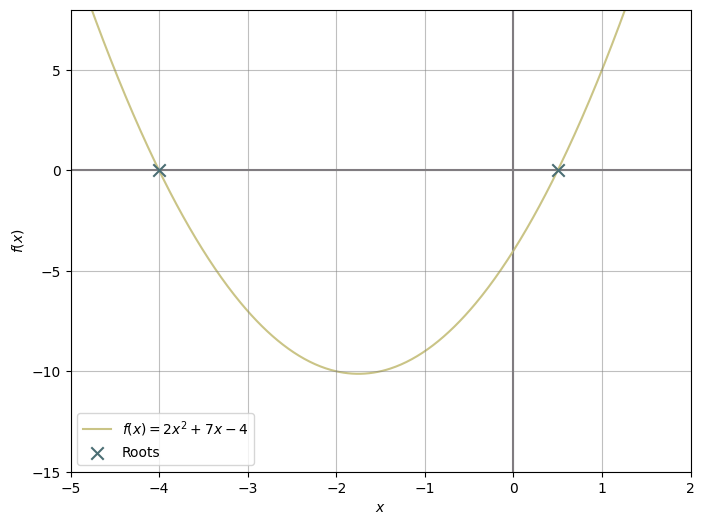

This figure's Python source:
import matplotlib.pyplot as plt
import numpy as np

def f(x):
    return 2 * (x**2) + 7 * x - 4

x = np.linspace(-6, 6, 1000)
y = f(x)

plt.figure(figsize=(8, 6))

plt.plot(x, y, c="#cac486", label="$f(x) = 2x^2 + 7x - 4$", zorder=1)
plt.axvline(0, c="#807b81", zorder=0) # y-axis
plt.axhline(0, c="#807b81", zorder=0) # x-axis
plt.scatter([-4, 0.5], [0, 0], c="#4b6e74", marker="x", s=80, label="Roots", zorder=2)

plt.xlim(-5, 2)
plt.ylim(-15, 8)
plt.grid(True, c="grey", alpha=0.5)

plt.xlabel("$x$")
plt.ylabel("$f(x)$")
plt.legend()

plt.show()
